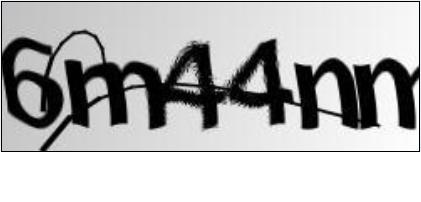
#> input picture denosing_and_painting/lianzi.jpg, 421 x 202 px
$ python binarization.py
#> lines starting #> are read from the running program, lines starting #| are printed output that depends on the picture; after the words box and inside, x2 and y2 are one past the last pixel; in counts of white or black regions, pixels touching at a corner belong together
# 二值化
# coding=utf-8
import numpy as np
import cv2
from matplotlib import pyplot as plt

img = cv2.imread('lianzi.jpg')
#> img is the input picture: shape (202, 421, 3); mean B, G, R 183.3, 183.3, 183.3


image = cv2.cvtColor(img, cv2.COLOR_RGB2GRAY)
cv2.threshold(image, 140, 255, 0, image)
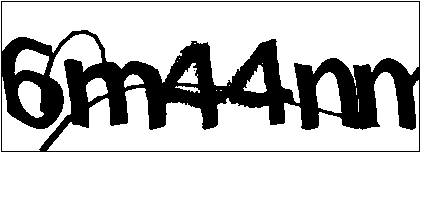
#> image: shape (202, 421); 76.9% white; 2 black regions (1 under 20 px), largest, box (x1, y1, x2, y2) and area: (1, 1, 420, 152) 19683

cv2.namedWindow("Image")
cv2.imshow("Image", image)
cv2.waitKey(0)

# [7 lines of commented-out code are left out]

$ run again, with denosing_and_painting/mohu.jpg copied over denosing_and_painting/lianzi.jpg
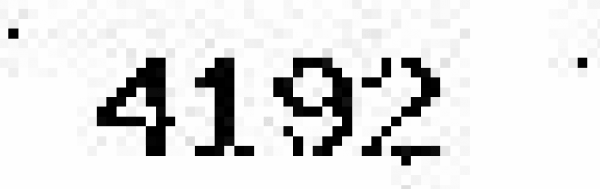
#> input picture denosing_and_painting/mohu.jpg, 600 x 189 px
#> img is the input picture: shape (189, 600, 3); min 0, max 254, mean 225.2
#> `cv2.threshold(image, 140, 255, 0, image)`:
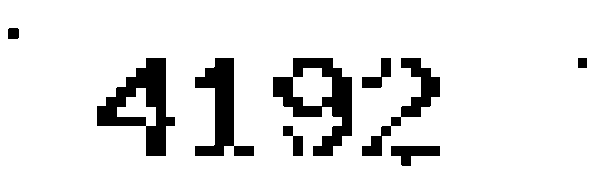
#> image: shape (189, 600); 89.4% white; 9 black regions, largest, box (x1, y1, x2, y2) and area: (97, 58, 175, 156) 3200, (273, 58, 352, 156) 3166, (195, 58, 254, 156) 2474

$ run again, with denosing_and_painting/test.png saved as denosing_and_painting/lianzi.jpg
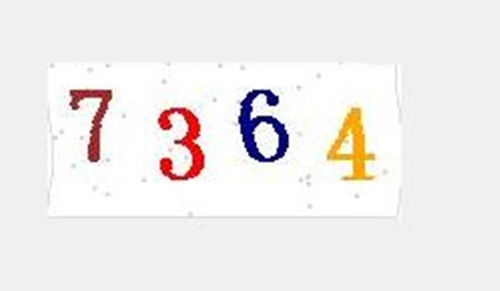
#> input picture denosing_and_painting/test.png, 500 x 291 px
#> img is the input picture: shape (291, 500, 3); mean B, G, R 236, 236.9, 239.9
#> `image = cv2.cvtColor(img, cv2.COLOR_RGB2GRAY)`:
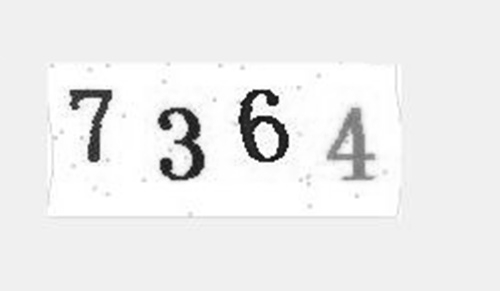
#> image: shape (291, 500); min 11, max 255, mean 236.9
#> `cv2.threshold(image, 140, 255, 0, image)`:
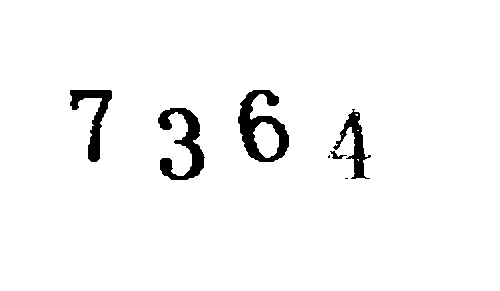
#> image: shape (291, 500); 96.6% white; 7 black regions (2 under 20 px), largest, box (x1, y1, x2, y2) and area: (238, 90, 289, 162) 1629, (158, 108, 205, 180) 1427, (70, 90, 112, 162) 1039, (333, 109, 371, 179) 817, (330, 151, 347, 159) 56
